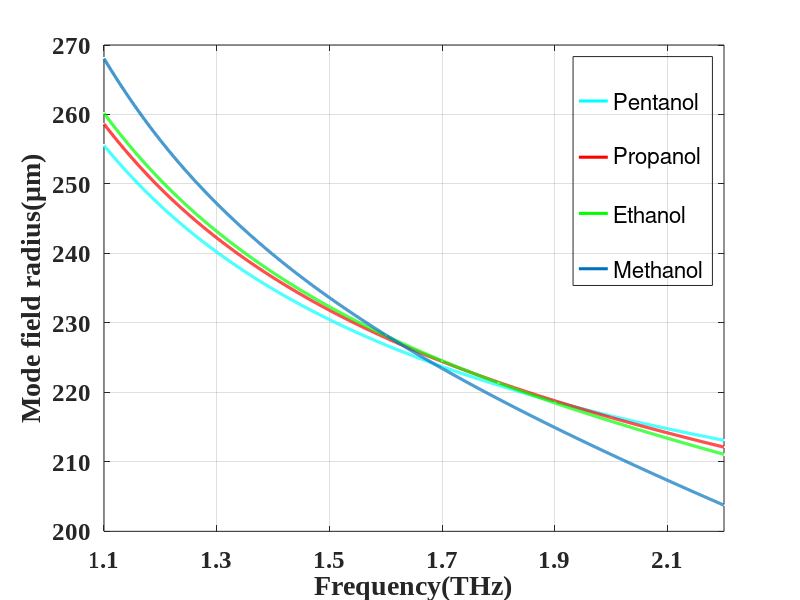

The MATLAB script that drew this image:
%%%%%%%%%%%%%%%%%%%%%%%%%%%%pentanol
start_1_lam1=[
    1.1
    1.2
    1.3
    1.4
    1.5
    1.6
    1.7
    1.8
    1.9
    2.0
    2.1
    2.2 
];

%FUNDAMENTAL MODE imaginary part
start_1_img=[
    255.53659704374192
    246.89078549867332       
    240.19882597314856       
    234.852852565647         
    230.47504739095078       
    226.81555205115927       
    223.70452001455666       
    221.02207849911414       
    218.67816849180286       
    216.6095514504619        
    214.76534775607456       
    213.106355021403         
];

  x=1.1:0.0005:2.2;
  y=interp1(start_1_lam1,start_1_img,x,'spline');
plot(start_1_lam1,start_1_img,'.w',x,y,'cyan','LineWidth',2.2);
hold on

%%%%%%%%%%%%%%%%%%%%%%%%%%%%%propanol
start_5_lam1=[
    1.1
    1.2
    1.3
    1.4
    1.5
    1.6
    1.7
    1.8
    1.9
    2.0
    2.1
    2.2 
];

%FUNDAMENTAL MODE imaginary part
start_5_img=[
    258.6320273883446
    249.38755344337122       
    242.24235809788698       
    236.52423424521564       
    231.81809849810534       
    227.85085707555353       
    224.4374672525354        
    221.44756273085204       
    218.78305207136802       
    216.37502804029887       
    214.167716270023         
    212.11787049199256       
];

  x=1.1:0.0005:2.2;
  y=interp1(start_5_lam1,start_5_img,x,'spline');
plot(start_5_lam1,start_5_img,'.w',x,y,'red','LineWidth',2.2);
hold on


%%%%%%%%%%%%%%%%%%%%%%%%%%%%%%ethanol
start_6_lam1=[
    1.1
    1.2
    1.3
    1.4
    1.5
    1.6
    1.7
    1.8
    1.9
    2.0
    2.1
    2.2 
];

%FUNDAMENTAL MODE imaginary part
start_6_img=[
  260.17831805906036
  250.58701410053382       
  243.17410029518174       
  237.23087727300964       
  232.32108504648846       
  228.1583579737567        
  224.54894404703575       
  221.3564892639407        
  218.47671904531242       
  215.8426906293949        
  213.3912747529793        
  211.0792040740938        
];
 
  x=1.1:0.0005:2.2;
  y=interp1(start_6_lam1,start_6_img,x,'spline');
plot(start_6_lam1,start_6_img,'.w',x,y,'green','LineWidth',2.2);
hold on

%%%%%%%%%%%%%%%%%%%%%%%%%%%%%%methanol
start_7_lam1=[
    1.1
    1.2
    1.3
    1.4
    1.5
    1.6
    1.7
    1.8
    1.9
    2.0
    2.1
    2.2 
];

%FUNDAMENTAL MODE imaginary part
start_7_img=[
   268.0524013369864
   256.28445585181595       
   247.186184745466         
   239.82267785712392       
   233.6307883549717        
   228.24882354671334       
   223.43839446859283       
   219.0380276596148        
   214.92966172000268       
   211.04807840598883       
   207.33419653127612       
   203.75898117522888       
];
 
  x=1.1:0.0005:2.2;
  y=interp1(start_7_lam1,start_7_img,x,'spline');
plot(start_7_lam1,start_7_img,'.w',x,y,'LineWidth',2.2);


set(gca,'FontSize',12,'FontName','Times New Roman','fontweight','b','xtick',[1.1:0.2:2.2])
xlabel('Frequency(THz)','FontSize',16);
ylabel('Mode field radius(\mum)','FontSize',16);
set(gca,'FontSize',18); % size of tick marks on both axes
legend(' ','Pentanol',' ','Propanol',' ','Ethanol',' ','Methanol');
set(legend,'color','none');
%ylim([0.003 0.02]);
xlim([1.1 2.2]);
grid on